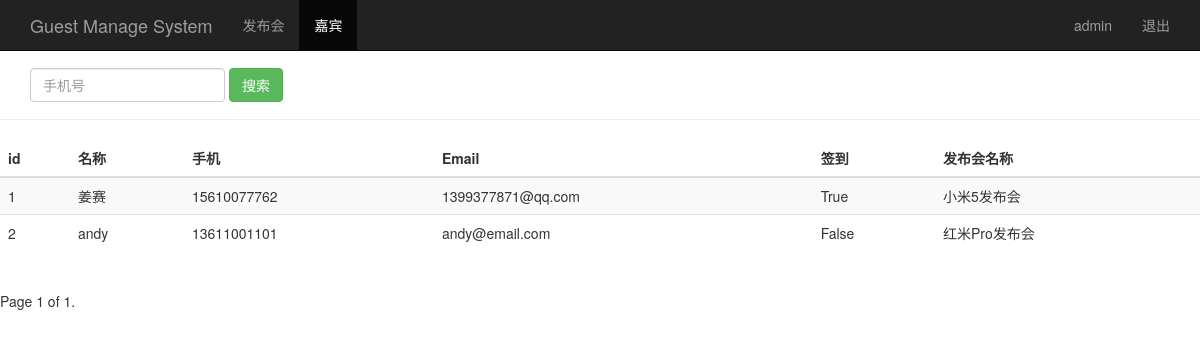
The page /guest_manage/ (signed in) on the database its author committed.
### sign/models.py (models this page shows)
class Guest(models.Model):
    event = models.ForeignKey(Event, on_delete=models.CASCADE)    # 关联发布会id,并做级联删除
    realname = models.CharField(max_length=64)                    # 姓名
    phone = models.CharField(max_length=16)                       # 手机号
    email = models.EmailField()                                   # 邮箱
    sign = models.BooleanField()                                  # 签到状态
    creat_time = models.DateTimeField(auto_now=True)              # 创建时间(自动获取当前时间)
    class Meta:
        unique_together = ("event", "phone")

class Event(models.Model):
    name = models.CharField(max_length=100)                      # 发布会标题
    limit = models.IntegerField()                                # 参加人数
    status = models.BooleanField()                               # 状态
    address = models.CharField(max_length=200)                   # 地址
    start_time = models.DateTimeField('events time')             # 发布会时间
    creat_time = models.DateTimeField(auto_now=True)             # 创建时间(自动获取当前时间)
    def __str__(self):
        return self.name

### sign/views.py (the view)
# urls.py: url(r'^guest_manage/$', views.guest_manage),
@login_required
def guest_manage(request):
    username = request.session.get('user', '')
    guest_list = Guest.objects.all()
    pageinator = Paginator(guest_list, 2)
    page = request.GET.get('page')
    try:
        contacts = pageinator.page(page)
    except PageNotAnInteger:
        contacts = pageinator.page(1)
    except EmptyPage:
        contacts = pageinator.page(pageinator.num_pages)
    return render(request, "guest_manage.html", {"user": username,
                                                 "guests": contacts})

### sign/templates/guest_manage.html (shortened to what this page needs)
<!DOCTYPE html>
<html lang="en">
<head>
    {% load bootstrap3 %}
    {% bootstrap_css %}
</head>
<body>
    <nav class="navbar navbar-inverse navbar-fixed-top">
      <div class="container">
        <div class="navbar-header">
          <a class="navbar-brand" href="/guest_manage/">Guest Manage System</a>
        </div>
        <div id="navbar" class="collapse navbar-collapse">
          <ul class="nav navbar-nav">
            <li><a href="/event_manage/">发布会</a></li>
            <li class="active"><a href="#about">嘉宾</a></li>
          </ul>
          <ul class="nav navbar-nav navbar-right">
           <li><a href="#">{{user}}</a></li>
           <li><a href="/logout/">退出</a></li>
         </ul>
        </div>
      </div>
    </nav>
    <div class="page-header" style="padding-top: 20px">
        <div id="navbar" class="navbar-collapse collapse">
          <form class="navbar-form" method="get" action="/search_phone/">
            <div class="form-group">
              <input name="phone" type="text" placeholder="手机号" class="form-control">
            </div>
            <button type="submit" class="btn btn-success">搜索</button>
          </form>
        </div>
    </div>
      <div class="row" style="padding-top: 0px ">
        <div class="col-md-12">
          <table class="table table-striped">
            <thead>
              <tr>
                <th>id</th>
                <th>名称</th>
                <th>手机</th>
                <th>Email</th>
                <th>签到</th>
                <th>发布会名称</th>
              </tr>
            </thead>
            <tbody>
              {% for guest in guests %}
                <tr>
                  <td>{{ guest.id }}</td>
                  <td>{{ guest.realname }}</td>
                  <td>{{ guest.phone }}</td>
                  <td>{{ guest.email }}</td>
                  <td>{{ guest.sign }}</td>
                  <td>{{ guest.event }}</td>
                </tr>
             {% endfor %}
            </tbody>
          </table>
        </div>
      </div>
    <div class="pagination">
      <span class="step-links">
          <span class="current">
            Page {{ guests.number }} of {{ guests.paginator.num_pages }}.
          </span>
      </span>
    </div>
</body>
</html>

### rows shown on the page
Guest: id "1", realname "姜赛", phone "15610077762", email "1399377871@qq.com", sign "True", event "小米5发布会"
Guest: id "2", realname "andy", phone "13611001101", email "andy@email.com", sign "False", event "红米Pro发布会"

### other values the page prints
{{ user }} "admin"
{{ guests.number }} "1"
{{ guests.paginator.num_pages }} "1"
